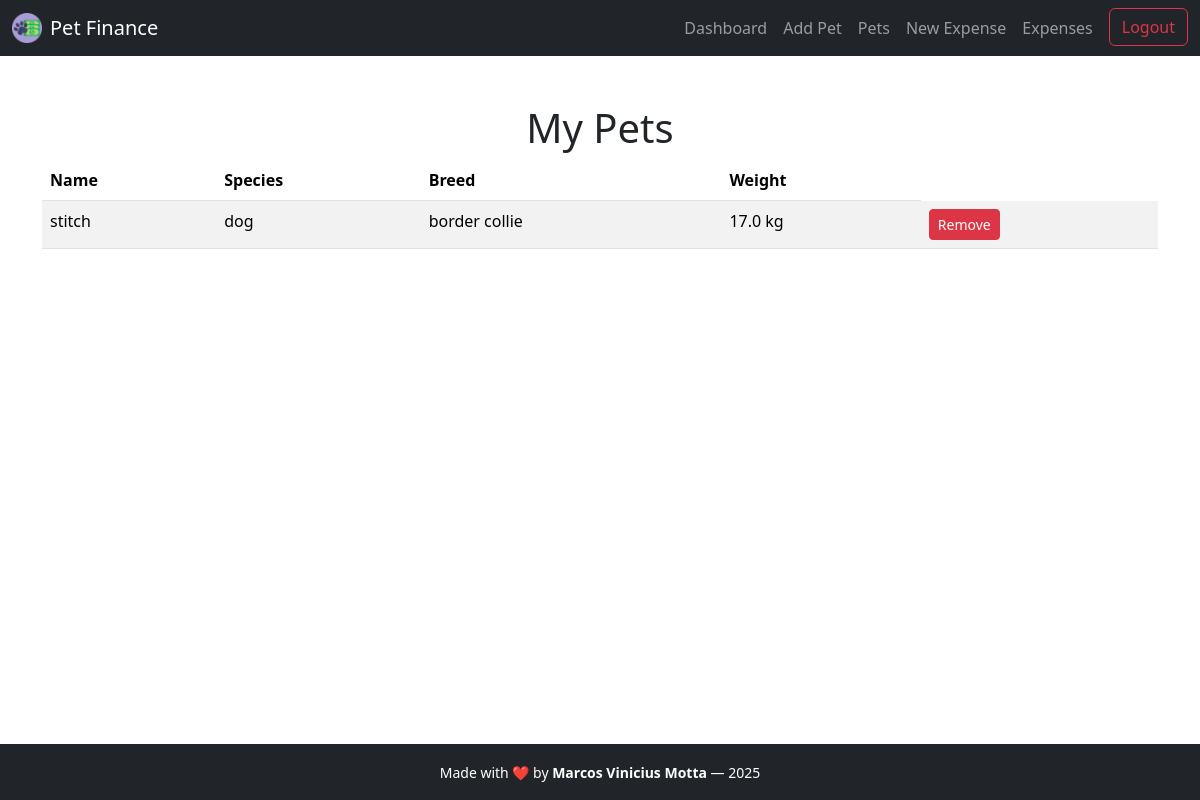
/list_pets (signed in), run on the app's committed database.
### models/pet.py (models this page shows)
class Pet(db.Model):
    __tablename__ = 'pets'
    id = db.Column(db.Integer, primary_key=True)
    user_id = db.Column(db.Integer, db.ForeignKey('users.id'), nullable=False)
    name = db.Column(db.String(50), nullable=False)
    species = db.Column(db.String(30), nullable=False)
    breed = db.Column(db.String(50))
    birth_date = db.Column(db.Date)
    weight = db.Column(db.Float)
    expenses = db.relationship('Expense', backref='pet', lazy=True)

### routes/pets.py (the view)
@pets.route('/list_pets', methods=['GET'])
@login_required
def list_pets():
    pets = Pet.query.filter_by(user_id=current_user.id).all()
    return render_template('list_pets.html', pets=pets)

### app.py (called while the page is built)
@login_manager.user_loader
def load_user(user_id):
    return User.query.get(int(user_id))

### templates/list_pets.html (shortened to what this page needs)
{% extends "base.html" %}
{% block content %}
<h1 style="text-align: center;">My Pets</h1>
<table class="table table-striped">
    <thead>
        <tr>
            <th>Name</th>
            <th>Species</th>
            <th>Breed</th>
            <th>Weight</th>
        </tr>
    </thead>
    <tbody>
        {% for pet in pets %}
        <tr>
            <td>{{ pet.name }}</td>
            <td>{{ pet.species }}</td>
            <td>{{ pet.breed }}</td>
            <td>{{ pet.weight }} kg</td>
            <td>
                <form action="{{ url_for('pets.delete_pet', pet_id=pet.id) }}" method="post" style="display: inline;">
                    <button type="submit" class="btn btn-sm btn-danger">Remove</button>
                </form>
            </td>
        </tr>
        {% endfor %}
    </tbody>
</table>
{% endblock %}

### data on the page
Pet: name "stitch", species "dog", breed "border collie", weight "17.0"
